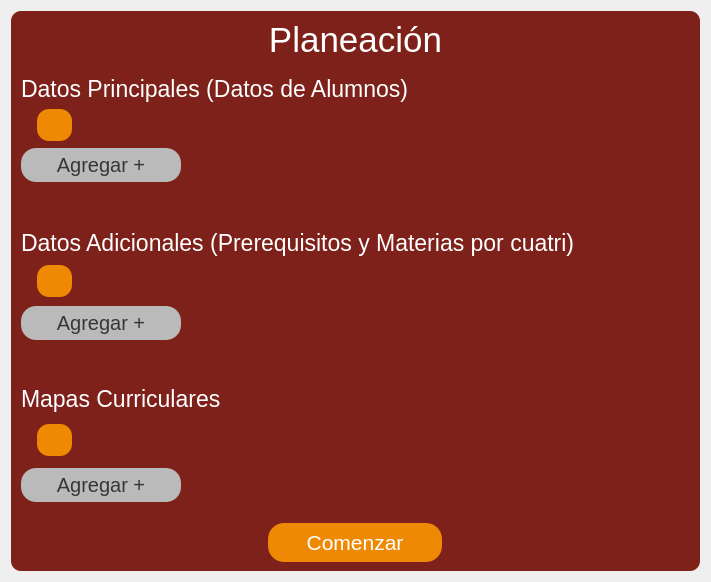
<?xml version="1.0" encoding="UTF-8"?>
<ui version="4.0">
 <class>ArchivosForm</class>
 <widget class="QWidget" name="ArchivosForm">
  <property name="geometry">
   <rect>
    <x>0</x>
    <y>0</y>
    <width>711</width>
    <height>582</height>
   </rect>
  </property>
  <property name="windowTitle">
   <string>Form</string>
  </property>
  <property name="styleSheet">
   <string notr="true"/>
  </property>
  <layout class="QVBoxLayout" name="verticalLayout_3">
   <item>
    <widget class="QFrame" name="Container">
     <property name="styleSheet">
      <string notr="true">QFrame#Container{
	background-color: #7D211A;
	border-radius: 10px;
}</string>
     </property>
     <property name="frameShape">
      <enum>QFrame::StyledPanel</enum>
     </property>
     <property name="frameShadow">
      <enum>QFrame::Raised</enum>
     </property>
     <layout class="QVBoxLayout" name="verticalLayout_4">
      <item>
       <layout class="QVBoxLayout" name="ContVerticalLayout" stretch="1,5,5,5,2">
        <property name="sizeConstraint">
         <enum>QLayout::SetDefaultConstraint</enum>
        </property>
        <property name="bottomMargin">
         <number>0</number>
        </property>
        <item>
         <widget class="QLabel" name="Titulo">
          <property name="font">
           <font>
            <pointsize>26</pointsize>
           </font>
          </property>
          <property name="layoutDirection">
           <enum>Qt::LeftToRight</enum>
          </property>
          <property name="styleSheet">
           <string notr="true">color: white;</string>
          </property>
          <property name="text">
           <string>Planeación</string>
          </property>
          <property name="alignment">
           <set>Qt::AlignCenter</set>
          </property>
         </widget>
        </item>
        <item>
         <widget class="QWidget" name="widget" native="true">
          <widget class="QWidget" name="verticalLayoutWidget_2">
           <property name="geometry">
            <rect>
             <x>1</x>
             <y>9</y>
             <width>631</width>
             <height>109</height>
            </rect>
           </property>
           <layout class="QVBoxLayout" name="verticalLayout_2">
            <property name="sizeConstraint">
             <enum>QLayout::SetMinimumSize</enum>
            </property>
            <item>
             <widget class="QLabel" name="TituloDatosPrincipales">
              <property name="sizePolicy">
               <sizepolicy hsizetype="Minimum" vsizetype="Maximum">
                <horstretch>0</horstretch>
                <verstretch>0</verstretch>
               </sizepolicy>
              </property>
              <property name="baseSize">
               <size>
                <width>0</width>
                <height>10</height>
               </size>
              </property>
              <property name="font">
               <font>
                <pointsize>17</pointsize>
               </font>
              </property>
              <property name="styleSheet">
               <string notr="true">color: white;</string>
              </property>
              <property name="text">
               <string>Datos Principales (Datos de Alumnos)</string>
              </property>
             </widget>
            </item>
            <item>
             <layout class="QHBoxLayout" name="horizontalLayout_2">
              <property name="leftMargin">
               <number>16</number>
              </property>
              <item>
               <widget class="QLabel" name="labelPrincipal">
                <property name="enabled">
                 <bool>true</bool>
                </property>
                <property name="font">
                 <font>
                  <pointsize>14</pointsize>
                 </font>
                </property>
                <property name="styleSheet">
                 <string notr="true">font-size: 14pt;
color:white;
background-color: #EF8903;
padding: 0 12px;
border-radius: 12px;
max-height: 32px;</string>
                </property>
                <property name="text">
                 <string/>
                </property>
               </widget>
              </item>
              <item>
               <spacer name="horizontalSpacer">
                <property name="orientation">
                 <enum>Qt::Horizontal</enum>
                </property>
                <property name="sizeHint" stdset="0">
                 <size>
                  <width>40</width>
                  <height>20</height>
                 </size>
                </property>
               </spacer>
              </item>
             </layout>
            </item>
            <item>
             <widget class="QPushButton" name="btnDatosPrincipales">
              <property name="font">
               <font>
                <pointsize>15</pointsize>
               </font>
              </property>
              <property name="styleSheet">
               <string notr="true">QPushButton{
background-color: #BABABA;
padding: 5px;
max-width: 150px;
border-style: outset;
border-radius: 15px;
color:  #373737;
}

QPushButton:hover{
background-color: #878787;
}

QPushButton:pressed{
	background-color: #121212;
	color: white;
}

</string>
              </property>
              <property name="text">
               <string>Agregar +</string>
              </property>
             </widget>
            </item>
           </layout>
          </widget>
         </widget>
        </item>
        <item>
         <widget class="QWidget" name="widget_2" native="true">
          <widget class="QWidget" name="verticalLayoutWidget_6">
           <property name="geometry">
            <rect>
             <x>1</x>
             <y>9</y>
             <width>631</width>
             <height>118</height>
            </rect>
           </property>
           <layout class="QVBoxLayout" name="verticalLayout_6">
            <property name="sizeConstraint">
             <enum>QLayout::SetMinimumSize</enum>
            </property>
            <item>
             <widget class="QLabel" name="TituloDatosPrincipales_5">
              <property name="sizePolicy">
               <sizepolicy hsizetype="Minimum" vsizetype="Maximum">
                <horstretch>0</horstretch>
                <verstretch>0</verstretch>
               </sizepolicy>
              </property>
              <property name="baseSize">
               <size>
                <width>0</width>
                <height>10</height>
               </size>
              </property>
              <property name="font">
               <font>
                <pointsize>17</pointsize>
               </font>
              </property>
              <property name="styleSheet">
               <string notr="true">color: white;</string>
              </property>
              <property name="text">
               <string>Datos Adicionales (Prerequisitos y Materias por cuatri)</string>
              </property>
             </widget>
            </item>
            <item>
             <layout class="QHBoxLayout" name="horizontalLayout_4">
              <property name="leftMargin">
               <number>16</number>
              </property>
              <property name="rightMargin">
               <number>16</number>
              </property>
              <item>
               <widget class="QLabel" name="labelAdicional">
                <property name="enabled">
                 <bool>true</bool>
                </property>
                <property name="font">
                 <font>
                  <pointsize>14</pointsize>
                 </font>
                </property>
                <property name="styleSheet">
                 <string notr="true">font-size: 14pt;
color:white;
background-color: #EF8903;
padding: 0 12px;
border-radius: 12px;
max-height: 32px;
</string>
                </property>
                <property name="text">
                 <string/>
                </property>
               </widget>
              </item>
              <item>
               <spacer name="horizontalSpacer_2">
                <property name="orientation">
                 <enum>Qt::Horizontal</enum>
                </property>
                <property name="sizeHint" stdset="0">
                 <size>
                  <width>40</width>
                  <height>20</height>
                 </size>
                </property>
               </spacer>
              </item>
             </layout>
            </item>
            <item>
             <widget class="QPushButton" name="btnDatosAdicionales">
              <property name="font">
               <font>
                <pointsize>15</pointsize>
               </font>
              </property>
              <property name="styleSheet">
               <string notr="true">QPushButton{
background-color: #BABABA;
padding: 5px;
max-width: 150px;
border-style: outset;
border-radius: 15px;
color:  #373737;
}

QPushButton:hover{
background-color: #878787;
}

QPushButton:pressed{
	background-color: #121212;
	color: white;
}

</string>
              </property>
              <property name="text">
               <string>Agregar +</string>
              </property>
             </widget>
            </item>
           </layout>
          </widget>
         </widget>
        </item>
        <item>
         <widget class="QWidget" name="MapasWidget" native="true">
          <property name="sizePolicy">
           <sizepolicy hsizetype="Preferred" vsizetype="Minimum">
            <horstretch>0</horstretch>
            <verstretch>0</verstretch>
           </sizepolicy>
          </property>
          <widget class="QWidget" name="verticalLayoutWidget_7">
           <property name="geometry">
            <rect>
             <x>1</x>
             <y>9</y>
             <width>631</width>
             <height>128</height>
            </rect>
           </property>
           <layout class="QVBoxLayout" name="verticalLayout_7">
            <property name="sizeConstraint">
             <enum>QLayout::SetDefaultConstraint</enum>
            </property>
            <item>
             <widget class="QLabel" name="TituloDatosPrincipales_6">
              <property name="sizePolicy">
               <sizepolicy hsizetype="Minimum" vsizetype="Maximum">
                <horstretch>0</horstretch>
                <verstretch>0</verstretch>
               </sizepolicy>
              </property>
              <property name="baseSize">
               <size>
                <width>0</width>
                <height>10</height>
               </size>
              </property>
              <property name="font">
               <font>
                <pointsize>17</pointsize>
               </font>
              </property>
              <property name="styleSheet">
               <string notr="true">color: white;</string>
              </property>
              <property name="text">
               <string>Mapas Curriculares</string>
              </property>
             </widget>
            </item>
            <item>
             <layout class="QHBoxLayout" name="horizontalLayout_6">
              <property name="leftMargin">
               <number>16</number>
              </property>
              <item>
               <widget class="QLabel" name="labelMapas">
                <property name="enabled">
                 <bool>true</bool>
                </property>
                <property name="font">
                 <font>
                  <pointsize>14</pointsize>
                 </font>
                </property>
                <property name="styleSheet">
                 <string notr="true">font-size: 14pt;
color:white;
background-color: #EF8903;
padding: 0 12px;
border-radius: 12px;
max-height: 32px;</string>
                </property>
                <property name="text">
                 <string/>
                </property>
               </widget>
              </item>
              <item>
               <spacer name="horizontalSpacer_4">
                <property name="orientation">
                 <enum>Qt::Horizontal</enum>
                </property>
                <property name="sizeHint" stdset="0">
                 <size>
                  <width>40</width>
                  <height>20</height>
                 </size>
                </property>
               </spacer>
              </item>
             </layout>
            </item>
            <item>
             <widget class="QPushButton" name="btnMapas">
              <property name="font">
               <font>
                <pointsize>15</pointsize>
               </font>
              </property>
              <property name="styleSheet">
               <string notr="true">QPushButton{
background-color: #BABABA;
padding: 5px;
max-width: 150px;
border-style: outset;
border-radius: 15px;
color:  #373737;
}

QPushButton:hover{
background-color: #878787;
}

QPushButton:pressed{
	background-color: #121212;
	color: white;
}

</string>
              </property>
              <property name="text">
               <string>Agregar +</string>
              </property>
             </widget>
            </item>
           </layout>
          </widget>
         </widget>
        </item>
        <item>
         <layout class="QHBoxLayout" name="horizontalLayout_3">
          <item>
           <widget class="QPushButton" name="btnComenzar">
            <property name="font">
             <font>
              <pointsize>16</pointsize>
             </font>
            </property>
            <property name="styleSheet">
             <string notr="true">QPushButton{
background-color: #EF8903;
padding: 7px;
max-width: 160px;
border-style: outset;
border-radius: 16px;
color:  white;
}

QPushButton:hover{
background-color: #C57000;
}

QPushButton:pressed{
	background-color: #A96000;
	color: white;
}

</string>
            </property>
            <property name="text">
             <string>Comenzar</string>
            </property>
           </widget>
          </item>
         </layout>
        </item>
       </layout>
      </item>
     </layout>
    </widget>
   </item>
  </layout>
 </widget>
 <resources/>
 <connections/>
</ui>
